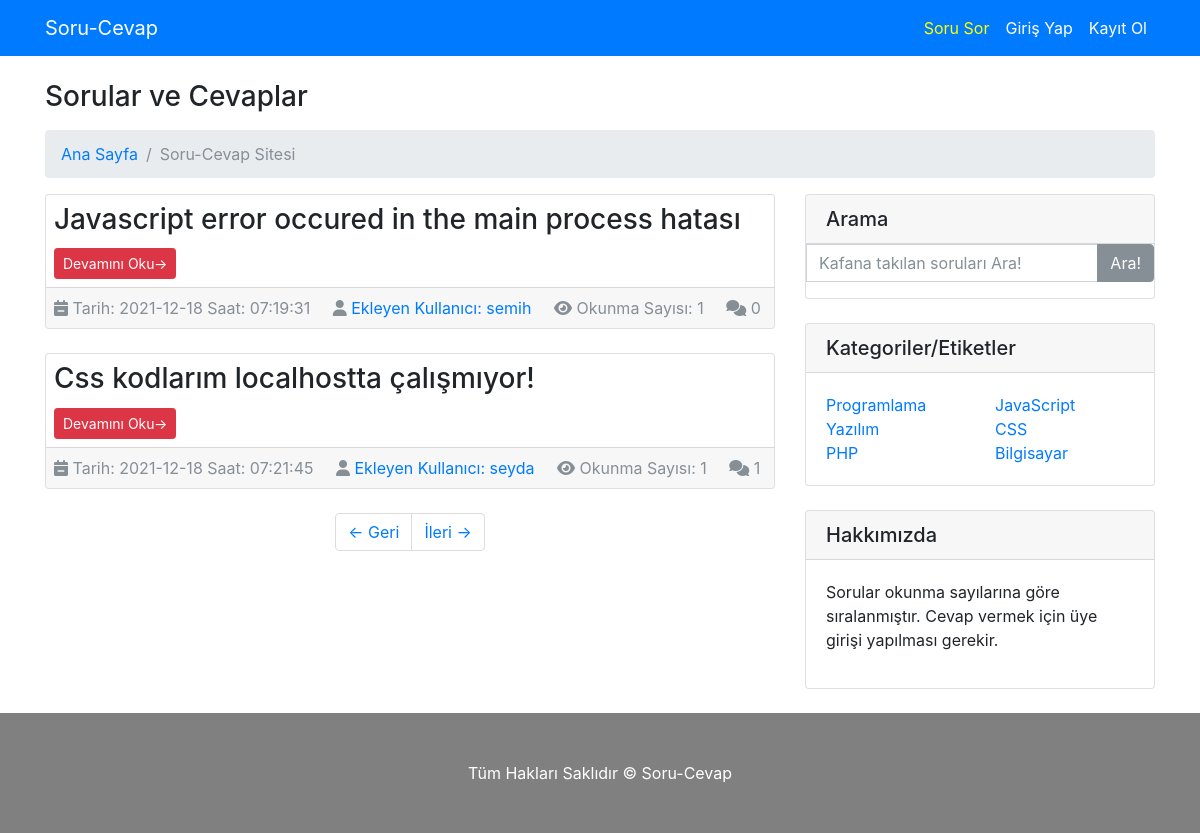
Screenshot of /sayfa/3 with the database file from the repository.
### tables this page shows
CREATE TABLE `sorular` (
  `soru_id` int(11) NOT NULL,
  `soru_baslik` varchar(200) NOT NULL,
  `soru_aciklama` text NOT NULL,
  `soru_ekleyen` int(11) DEFAULT NULL,
  `soru_sef` varchar(200) NOT NULL,
  `soru_etiket` varchar(200) NOT NULL,
  `soru_hit` int(11) NOT NULL DEFAULT 0 COMMENT 'Sorunun okunma sayısı',
  `soru_tarih` timestamp NOT NULL DEFAULT current_timestamp()
);

CREATE TABLE `kullanicilar` (
  `kullanici_id` int(11) NOT NULL,
  `kullanici_adi` varchar(200) NOT NULL,
  `kullanici_sifre` varchar(200) NOT NULL,
  `kullanici_eposta` varchar(200) NOT NULL,
  `kullanici_resim` varchar(300) DEFAULT NULL,
  `kullanici_ip` varchar(200) DEFAULT NULL,
  `kullanici_hakkinda` varchar(500) DEFAULT NULL
);

### sistem/fonksiyon.php (called while the page is built, shortened)
<?php
  function pre($deger){
      global $db;
      return $db->prepare($deger);
  }
  function all($deger){
    return $deger->fetchall(PDO::FETCH_ASSOC);
}
  function g($par) {
    return $_GET[$par];
  }
?>

### tema/anasayfa.php (the view, shortened to what this page needs)
<!DOCTYPE html>
<html lang="en">
<head>
</head>
<body>
<?php
  $sayfa = @g("s") ? g("s") : 1;
  $sayi = pre("select soru_id from sorular
    inner join kullanicilar on kullanicilar.kullanici_id = sorular.soru_ekleyen order by soru_id desc
  ");
  $sayi->execute();
  $say = $sayi->rowcount();
  $limit = 3;
  $sayfa_sayisi = ceil($say/$limit);
  $baslangic = $sayfa*$limit - $limit;
  $onceki = $sayfa > 1 ? $sayfa -1 : 1;
  $sonraki = $sayfa < $sayfa_sayisi ? $sayfa +1 : $sayfa_sayisi;
  $query=pre("select * from sorular
    inner join kullanicilar on kullanicilar.kullanici_id = sorular.soru_ekleyen order by soru_hit desc
    limit $baslangic,$limit
  ");
  $query->execute();
  $liste=all($query);
  $kontrol= $query->rowCount();
  if($kontrol){
    foreach($liste as $row){
      $cevap = pre("select * from cevaplar where cevap_soru_id=?");
      $cevap->execute(array($row["soru_id"]));
      $x= $cevap->rowcount();
      ?>
      <div class="card mb-4">
            <div class="card-body p-2">
              <h3 class="card-title"><?php echo $row["soru_baslik"];?></h3>
              <a href="/<?php echo $row["soru_sef"];?>.html" class="btn btn-danger btn-sm">Devamını Oku&rarr;</a>
            </div>
            <div class="card-footer text-muted p-2">
            <i class="fas fa-calendar-minus"></i>
            <?php
              $zaman= explode(" ",$row["soru_tarih"]);
              echo "Tarih: ".$zaman[0]." Saat: ".$zaman[1];
            ?>
              <i class="fas fa-user"></i>
              <a href="profil/<?php echo $row["kullanici_adi"];?>"><?php echo " Ekleyen Kullanıcı: ".$row["kullanici_adi"] ?></a>
              <i class="fas fa-eye"></i>
              <?php echo "Okunma Sayısı: ".$row["soru_hit"];?>
              <i class="fas fa-comments "></i>
              <span class=""><?php echo $x; ?></span>
            </div>
        </div>
      <?php
    }
    if($sayfa_sayisi > 1){
      ?>
      <ul class="pagination justify-content-center mb-4">
            <li class="page-item">
              <a class="page-link" href="sayfa/<?php echo $onceki;?>">&larr; Geri </a>
            </li>
            <li class="page-item">
              <a class="page-link" href="sayfa/<?php echo $sonraki;?>">İleri &rarr;</a>
            </li>
          </ul>
      <?php
    }
  }else{
    echo '<div class="alert alert-primary">Henüz Hiç Soru Sorulmamış...</div>';
  };
?>
</body>
</html>

### rows the page displays
sorular: soru_baslik "Javascript error occured in the main process hatası", soru_tarih "2021-12-18", soru_tarih "07:19:31", kullanicilar.kullanici_adi "semih", soru_hit "1", x "0"
sorular: soru_baslik "Css kodlarım localhostta çalışmıyor!", soru_tarih "2021-12-18", soru_tarih "07:21:45", kullanicilar.kullanici_adi "seyda", soru_hit "1", x "1"
